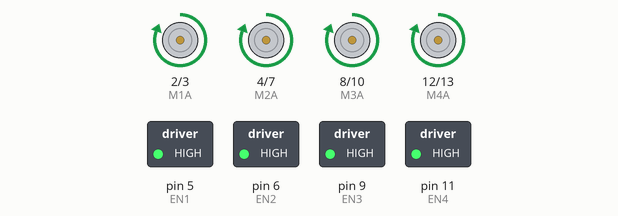
This sketch was run on a simulated Arduino Uno, built with avr-gcc and run on an emulated ATmega328P. Shown: motor-driver pin pairs drawn as motors (green arrow = first pin HIGH = forward, orange = second pin HIGH = backward, longer = more drive), switched loads named in the sketch (green lamp = pin HIGH).

Above: at 0.1 s.
At 30.1 s:
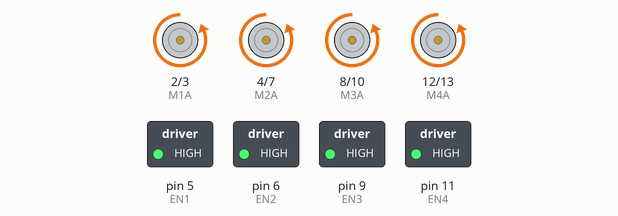
Timing chart, 0 to 31.6 s (numbered marks = the images above):
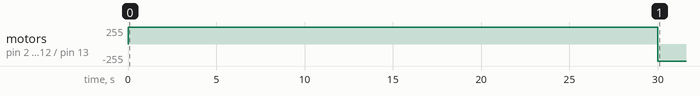

The sketch:

DC_Motor_Code.ino
```cpp
// Motor 1
int M1A = 2;
int M1B = 3;
int EN1 = 5;

// Motor 2
int M2A = 4;
int M2B = 7;
int EN2 = 6;

// Motor 3
int M3A = 8;
int M3B = 10;
int EN3 = 9;

// Motor 4
int M4A = 12;
int M4B = 13;
int EN4 = 11;

void setup() {

  pinMode(M1A, OUTPUT);
  pinMode(M1B, OUTPUT);
  pinMode(EN1, OUTPUT);

  pinMode(M2A, OUTPUT);
  pinMode(M2B, OUTPUT);
  pinMode(EN2, OUTPUT);

  pinMode(M3A, OUTPUT);
  pinMode(M3B, OUTPUT);
  pinMode(EN3, OUTPUT);

  pinMode(M4A, OUTPUT);
  pinMode(M4B, OUTPUT);
  pinMode(EN4, OUTPUT);

  analogWrite(EN1,255);
  analogWrite(EN2,255);
  analogWrite(EN3,255);
  analogWrite(EN4,255);
}

void loop() {

  // ==========================
  // 1- الحركة للأمام (30 ثانية)
  // ==========================

  forward();

  delay(30000);

  // ==========================
  // 2- الحركة للخلف (60 ثانية)
  // ==========================

  backward();

  delay(60000);

  // ==========================
  // 3- يمين ويسار بالتناوب (60 ثانية)
  // ==========================

  unsigned long startTime = millis();

  while (millis() - startTime < 60000) {

    turnRight();

    delay(2000);

    turnLeft();

    delay(2000);
  }

}

void forward(){

  digitalWrite(M1A,HIGH);
  digitalWrite(M1B,LOW);

  digitalWrite(M2A,HIGH);
  digitalWrite(M2B,LOW);

  digitalWrite(M3A,HIGH);
  digitalWrite(M3B,LOW);

  digitalWrite(M4A,HIGH);
  digitalWrite(M4B,LOW);

}

void backward(){

  digitalWrite(M1A,LOW);
  digitalWrite(M1B,HIGH);

  digitalWrite(M2A,LOW);
  digitalWrite(M2B,HIGH);

  digitalWrite(M3A,LOW);
  digitalWrite(M3B,HIGH);

  digitalWrite(M4A,LOW);
  digitalWrite(M4B,HIGH);

}

void turnRight(){

  // اليسار للأمام
  digitalWrite(M1A,HIGH);
  digitalWrite(M1B,LOW);

  digitalWrite(M3A,HIGH);
  digitalWrite(M3B,LOW);

  // اليمين للخلف
  digitalWrite(M2A,LOW);
  digitalWrite(M2B,HIGH);

  digitalWrite(M4A,LOW);
  digitalWrite(M4B,HIGH);

}

void turnLeft(){

  // اليسار للخلف
  digitalWrite(M1A,LOW);
  digitalWrite(M1B,HIGH);

  digitalWrite(M3A,LOW);
  digitalWrite(M3B,HIGH);

  // اليمين للأمام
  digitalWrite(M2A,HIGH);
  digitalWrite(M2B,LOW);

  digitalWrite(M4A,HIGH);
  digitalWrite(M4B,LOW);

}
```

Measured:
- by itself, motor on pin 2 (M1A) / pin 3 (M1B), motor on pin 4 (M2A) / pin 7 (M2B), motor on pin 8 (M3A) / pin 10 (M3B), motor on pin 12 (M4A) / pin 13 (M4B): stopped → forward 255/255 at 0.00 s, → backward 255/255 30.0 s later
